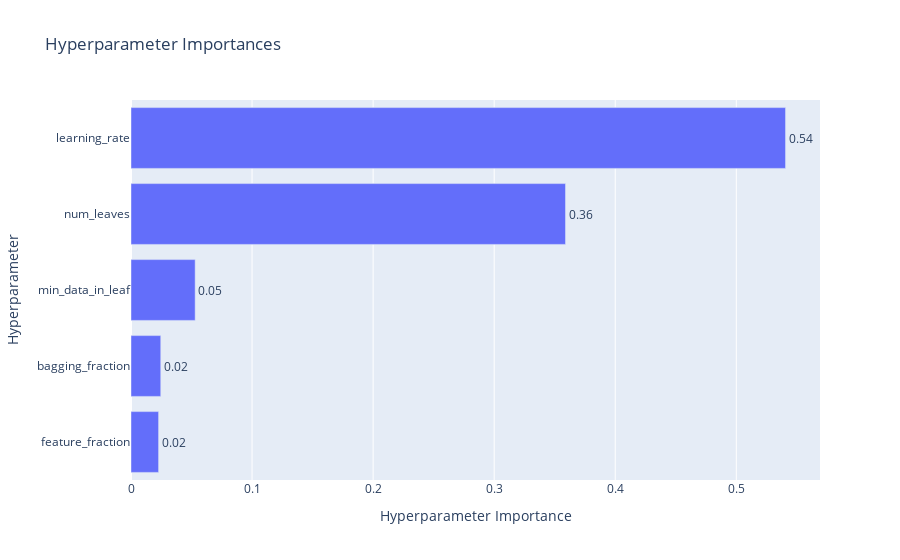

Notebook source saved alongside this figure:
### Code cell
plot_param_importances(study)

### Figure 1 — Plotly figure (JSON) as saved in the notebook; plotly's stock layout.template omitted (floating-point values rounded to 4 significant figures)
{"data": [{"cliponaxis": false, "hovertemplate": ["feature_fraction (FloatDistribution): 0.02280244463579692<extra></extra>", "bagging_fraction (FloatDistribution): 0.02458513872697532<extra></extra>", "min_data_in_leaf (IntDistribution): 0.05300715391232721<extra></extra>", "num_leaves (IntDistribution): 0.3589254137653294<extra></extra>", "learning_rate (FloatDistribution): 0.5406798489595711<extra></extra>"], "name": "Objective Value", "orientation": "h", "text": ["0.02", "0.02", "0.05", "0.36", "0.54"], "textposition": "outside", "type": "bar", "x": [0.0228, 0.02459, 0.05301, 0.3589, 0.5407], "y": ["feature_fraction", "bagging_fraction", "min_data_in_leaf", "num_leaves", "learning_rate"]}], "layout": {"title": {"text": "Hyperparameter Importances"}, "xaxis": {"title": {"text": "Hyperparameter Importance"}}, "yaxis": {"title": {"text": "Hyperparameter"}}}}
